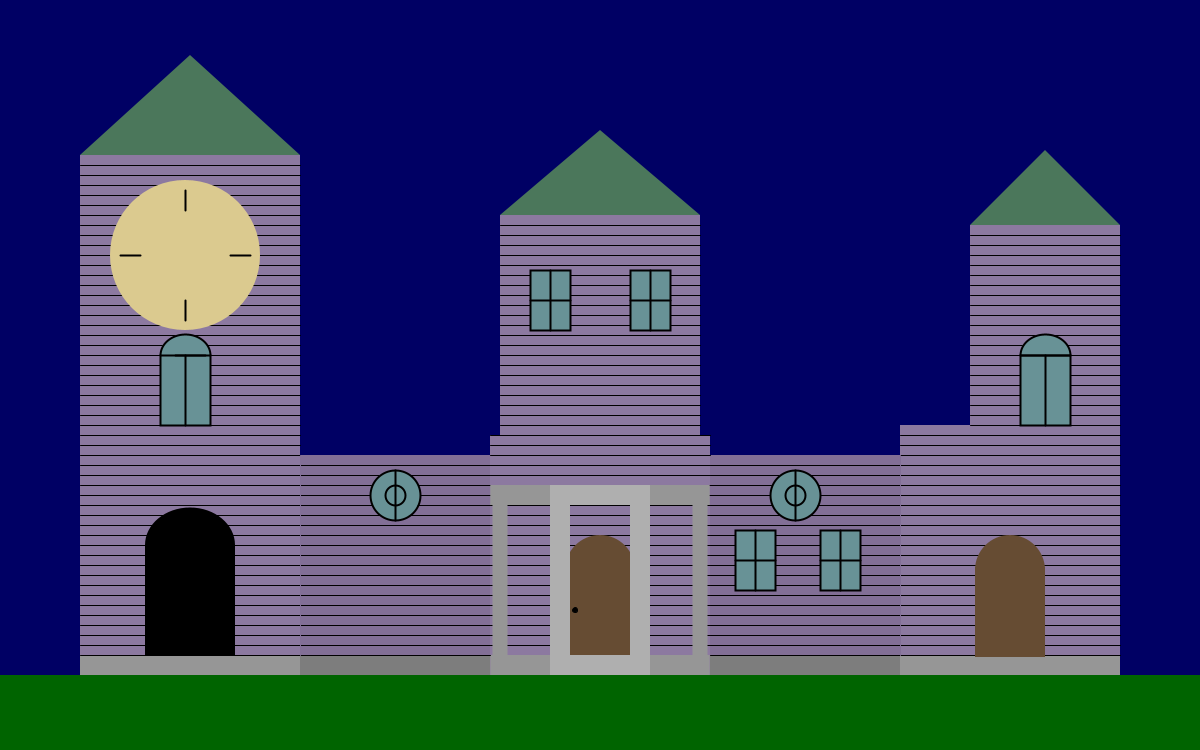
Frame 1 (no input)
Frame 60 (the mouse pressed at the canvas centre just before this capture): identical to frame 1, image omitted
Frame 120 (the mouse held since frame 60 and released just before this capture): identical to frame 1, image omitted

The Processing sketch that drew this single still picture (run headless with seeded random() and noise(); from frame 60 on, the mouse is pressed at the canvas centre):

// Processing sketch: processing_129852
// ── processing_129852.pde

//James LeVasseur
//January 22nd 2014
//My "haunted" house for nmd 295.



//declaration variables
float midx, midy; //used for mid screen
boolean point = false;//used for plotting
int number = 0; //used for plotting

void setup(){
  size(1200,750); //size of screen
  //initialization of mid screen variables
  midx=width/2;
  midy=height/2;
  
  
}

void draw(){
  background(0,0,100); //background
  smooth(); //used to smooth out lines and objects
  
  noStroke(); //used for base house rooms

  rectMode(CENTER); //used for all rectangles

  
  fill(140,121,160);
  rect(midx,midy+180,220,240);//center room
  rect(midx,midy-50,200,220);//center higher room
  
  fill(150);
  rect(midx+73,midy+290,73.3333,20);//front foundation right
  rect(midx-73,midy+290,73.3333,20);//front foundation left
  
  fill(175);
  rect(midx,midy+290,100,20); //front foundation middle

  fill(130,111,150);
  rect(midx+210,midy+190,200,220);//right room
  rect(midx-210,midy+190,200,220);//left room
  
  fill(125);
  rect(midx+210,midy+290,200,20); //right foundation
  rect(midx-210,midy+290,200,20); //left foundation
  
  fill(140,121,160);
  rect(midx+410,midy+175,220,250);//far right room
  rect(midx-410,midy+40,220,520);//far left room
  
  rect(midx+445,midy-50,150,200);//far right top room
  
  fill(150);
  rect(midx+410,midy+290,220,20);//far right foundation
  rect(midx-410,midy+290,220,20);//far left foundation
  
  stroke(0);
  
  //left room
  line(midx-300,midy+90,midx-110,midy+90);
  line(midx-300,midy+100,midx-110,midy+100);
  line(midx-300,midy+110,midx-110,midy+110);
  line(midx-300,midy+120,midx-110,midy+120);
  line(midx-300,midy+130,midx-110,midy+130);
  line(midx-300,midy+140,midx-110,midy+140);
  line(midx-300,midy+150,midx-110,midy+150);
  line(midx-300,midy+160,midx-110,midy+160);
  line(midx-300,midy+170,midx-110,midy+170);
  line(midx-300,midy+180,midx-110,midy+180);
  line(midx-300,midy+190,midx-110,midy+190);
  line(midx-300,midy+200,midx-110,midy+200);
  line(midx-300,midy+210,midx-110,midy+210);
  line(midx-300,midy+220,midx-110,midy+220);
  line(midx-300,midy+230,midx-110,midy+230);
  line(midx-300,midy+240,midx-110,midy+240);
  line(midx-300,midy+250,midx-110,midy+250);
  line(midx-300,midy+260,midx-110,midy+260);
  line(midx-300,midy+270,midx-110,midy+270);
  line(midx-300,midy+280,midx-110,midy+280);
  
  //right room
  line(midx+300,midy+90,midx+110,midy+90);
  line(midx+300,midy+100,midx+110,midy+100);
  line(midx+300,midy+110,midx+110,midy+110);
  line(midx+300,midy+120,midx+110,midy+120);
  line(midx+300,midy+130,midx+110,midy+130);
  line(midx+300,midy+140,midx+110,midy+140);
  line(midx+300,midy+150,midx+110,midy+150);
  line(midx+300,midy+160,midx+110,midy+160);
  line(midx+300,midy+170,midx+110,midy+170);
  line(midx+300,midy+180,midx+110,midy+180);
  line(midx+300,midy+190,midx+110,midy+190);
  line(midx+300,midy+200,midx+110,midy+200);
  line(midx+300,midy+210,midx+110,midy+210);
  line(midx+300,midy+220,midx+110,midy+220);
  line(midx+300,midy+230,midx+110,midy+230);
  line(midx+300,midy+240,midx+110,midy+240);
  line(midx+300,midy+250,midx+110,midy+250);
  line(midx+300,midy+260,midx+110,midy+260);
  line(midx+300,midy+270,midx+110,midy+270);
  line(midx+300,midy+280,midx+110,midy+280);
  
  //center top
  line(midx-100,midy+50,midx+100,midy+50);
  line(midx-100,midy+40,midx+100,midy+40);
  line(midx-100,midy+30,midx+100,midy+30);
  line(midx-100,midy+20,midx+100,midy+20);
  line(midx-100,midy+10,midx+100,midy+10);
  line(midx-100,midy+0,midx+100,midy+0);
  line(midx-100,midy-10,midx+100,midy-10);
  line(midx-100,midy-20,midx+100,midy-20);
  line(midx-100,midy-30,midx+100,midy-30);
  line(midx-100,midy-40,midx+100,midy-40);
  line(midx-100,midy-50,midx+100,midy-50);
  line(midx-100,midy-60,midx+100,midy-60);
  line(midx-100,midy-70,midx+100,midy-70);
  line(midx-100,midy-80,midx+100,midy-80);
  line(midx-100,midy-90,midx+100,midy-90);
  line(midx-100,midy-100,midx+100,midy-100);
  line(midx-100,midy-110,midx+100,midy-110);
  line(midx-100,midy-120,midx+100,midy-120);
  line(midx-100,midy-130,midx+100,midy-130);
  line(midx-100,midy-140,midx+100,midy-140);
  line(midx-100,midy-150,midx+100,midy-150);
  
  //far right room
  line(midx+300,midy+60,midx+520,midy+60);
  line(midx+300,midy+70,midx+520,midy+70);
  line(midx+300,midy+80,midx+520,midy+80);
  line(midx+300,midy+90,midx+520,midy+90);
  line(midx+300,midy+100,midx+520,midy+100);
  line(midx+300,midy+110,midx+520,midy+110);
  line(midx+300,midy+120,midx+520,midy+120);
  line(midx+300,midy+130,midx+520,midy+130);
  line(midx+300,midy+140,midx+520,midy+140);
  line(midx+300,midy+150,midx+520,midy+150);
  line(midx+300,midy+160,midx+520,midy+160);
  line(midx+300,midy+170,midx+520,midy+170);
  line(midx+300,midy+180,midx+520,midy+180);
  line(midx+300,midy+190,midx+520,midy+190);
  line(midx+300,midy+200,midx+520,midy+200);
  line(midx+300,midy+210,midx+520,midy+210);
  line(midx+300,midy+220,midx+520,midy+220);
  line(midx+300,midy+230,midx+520,midy+230);
  line(midx+300,midy+240,midx+520,midy+240);
  line(midx+300,midy+250,midx+520,midy+250);
  line(midx+300,midy+260,midx+520,midy+260);
  line(midx+300,midy+270,midx+520,midy+270);
  line(midx+300,midy+280,midx+520,midy+280);
  
  
  //top far right
  
  line(midx+370,midy+50,midx+520,midy+50);
  line(midx+370,midy+40,midx+520,midy+40);
  line(midx+370,midy+30,midx+520,midy+30);
  line(midx+370,midy+20,midx+520,midy+20);
  line(midx+370,midy+10,midx+520,midy+10);
  line(midx+370,midy+0,midx+520,midy+0);
  line(midx+370,midy-10,midx+520,midy-10);
  line(midx+370,midy-20,midx+520,midy-20);
  line(midx+370,midy-30,midx+520,midy-30);
  line(midx+370,midy-40,midx+520,midy-40);
  line(midx+370,midy-50,midx+520,midy-50);
  line(midx+370,midy-60,midx+520,midy-60);
  line(midx+370,midy-70,midx+520,midy-70);
  line(midx+370,midy-80,midx+520,midy-80);
  line(midx+370,midy-90,midx+520,midy-90);
  line(midx+370,midy-100,midx+520,midy-100);
  line(midx+370,midy-110,midx+520,midy-110);
  line(midx+370,midy-120,midx+520,midy-120);
  line(midx+370,midy-130,midx+520,midy-130);
  line(midx+370,midy-140,midx+520,midy-140);
  
  //clock tower
  
  line(midx-300,midy+50,midx-520,midy+50);
  line(midx-300,midy+40,midx-520,midy+40);
  line(midx-300,midy+30,midx-520,midy+30);
  line(midx-300,midy+20,midx-520,midy+20);
  line(midx-300,midy+10,midx-520,midy+10);
  line(midx-300,midy+0,midx-520,midy+0);
  line(midx-300,midy-10,midx-520,midy-10);
  line(midx-300,midy-20,midx-520,midy-20);
  line(midx-300,midy-30,midx-520,midy-30);
  line(midx-300,midy-40,midx-520,midy-40);
  line(midx-300,midy-50,midx-520,midy-50);
  line(midx-300,midy-60,midx-520,midy-60);
  line(midx-300,midy-70,midx-520,midy-70);
  line(midx-300,midy-80,midx-520,midy-80);
  line(midx-300,midy-90,midx-520,midy-90);
  line(midx-300,midy-100,midx-520,midy-100);
  line(midx-300,midy-110,midx-520,midy-110);
  line(midx-300,midy-120,midx-520,midy-120);
  line(midx-300,midy-130,midx-520,midy-130);
  line(midx-300,midy-140,midx-520,midy-140);
  line(midx-300,midy-150,midx-520,midy-150);
  line(midx-300,midy-160,midx-520,midy-160);
  line(midx-300,midy-170,midx-520,midy-170);
  line(midx-300,midy-180,midx-520,midy-180);
  line(midx-300,midy-190,midx-520,midy-190);
  line(midx-300,midy-200,midx-520,midy-200);
  line(midx-300,midy-210,midx-520,midy-210);
  line(midx-300,midy+60,midx-520,midy+60);
  line(midx-300,midy+70,midx-520,midy+70);
  line(midx-300,midy+80,midx-520,midy+80);
  line(midx-300,midy+90,midx-520,midy+90);
  line(midx-300,midy+100,midx-520,midy+100);
  line(midx-300,midy+110,midx-520,midy+110);
  line(midx-300,midy+120,midx-520,midy+120);
  line(midx-300,midy+130,midx-520,midy+130);
  line(midx-300,midy+140,midx-520,midy+140);
  line(midx-300,midy+150,midx-520,midy+150);
  line(midx-300,midy+160,midx-520,midy+160);
  line(midx-300,midy+170,midx-520,midy+170);
  line(midx-300,midy+180,midx-520,midy+180);
  line(midx-300,midy+190,midx-520,midy+190);
  line(midx-300,midy+200,midx-520,midy+200);
  line(midx-300,midy+210,midx-520,midy+210);
  line(midx-300,midy+220,midx-520,midy+220);
  line(midx-300,midy+230,midx-520,midy+230);
  line(midx-300,midy+240,midx-520,midy+240);
  line(midx-300,midy+250,midx-520,midy+250);
  line(midx-300,midy+260,midx-520,midy+260);
  line(midx-300,midy+270,midx-520,midy+270);
  line(midx-300,midy+280,midx-520,midy+280);
  
  //center room
  
  line(midx-110,midy+270,midx+110,midy+270);
  line(midx-110,midy+260,midx+110,midy+260);
  line(midx-110,midy+250,midx+110,midy+250);
  line(midx-110,midy+240,midx+110,midy+240);
  line(midx-110,midy+230,midx+110,midy+230);
  line(midx-110,midy+220,midx+110,midy+220);
  line(midx-110,midy+210,midx+110,midy+210);
  line(midx-110,midy+200,midx+110,midy+200);
  line(midx-110,midy+190,midx+110,midy+190);
  line(midx-110,midy+180,midx+110,midy+180);
  line(midx-110,midy+170,midx+110,midy+170);
  line(midx-110,midy+160,midx+110,midy+160);
  line(midx-110,midy+150,midx+110,midy+150);
  line(midx-110,midy+140,midx+110,midy+140);
  line(midx-110,midy+130,midx+110,midy+130);
  line(midx-110,midy+120,midx+110,midy+120);
  line(midx-110,midy+110,midx+110,midy+110);
  line(midx-110,midy+100,midx+110,midy+100);
  line(midx-110,midy+90,midx+110,midy+90);
  line(midx-110,midy+80,midx+110,midy+80);
  line(midx-110,midy+70,midx+110,midy+70);
  line(midx-110,midy+60,midx+110,midy+60);





  noStroke();
  fill(75,119,91);
  triangle(midx-520,midy-220,midx-410,midy-320,midx-300,midy-220);//clock tower roof
  triangle(500,215,600,130,700,215); //center roof
  triangle(970,225,1045,150,1120,225); //right roof
  
  fill(219,202,143);
  ellipse(midx-415,midy-120,150,150); //clock face
  stroke(130,111,150);
  line(midx+300,midy+80,midx+300,midy+280); //line on right side of house used to break up siding
  line(midx-300,midy+80,midx-300,midy+280); //line on left side of house used to break up siding
  
 /* code to be used in later versions
  stroke(255,0,0);
  noFill();
  strokeWeight(3);
  beginShape();
  vertex(500,215);
  bezierVertex(560,200,580,170,575,150);
  endShape();
  
  beginShape();
  vertex(midx-100,midy-160);
  bezierVertex(midx-40,midy-175,midx-20,midy-200,midx-25,midy-225);

  endShape();*/
  
  fill(102,76,51);
  noStroke();
  rect(midx,midy+235,70,90);//front door
  arc(midx,midy+195,70,70,PI, TWO_PI); //front door top
  
  stroke(0);
  fill(0);
  ellipse(575,610,5,5); //door knobs
  ellipse(980,600,5,5);
 
 
  strokeWeight(2);//for clock lines
  
  stroke(0);
  //lines on the clock
  line(185,190,185,210);
  line(230,255,250,255);
  line(120,255,140,255);
  line(185,320,185,300);
  
  strokeWeight(1);
  
  noStroke();
  fill(0,100,0);
  rect(midx,midy+350,width,100); //grass
  
  fill(175);
  rect(midx-40,midy+205,20,150);//front pillars
  rect(midx+40,midy+205,20,150);
  
  fill(150);
  rect(midx+100,midy+205,15,150);//side pillars
  rect(midx-100,midy+205,15,150);
  
  rect(midx-73,midy+120,73.3333,20); //top blocks
  rect(midx+73,midy+120,73.3333,20);
  fill(175);
  rect(midx,midy+120,100,20); //middle block
  
  fill(0);
  rect(midx-410,midy+225,90,110); //door for clock tower
  arc(midx-410,midy+170,90,75,PI, TWO_PI); //clock tower door top
  
  fill(102,76,51);
  rect(midx+410,midy+237,70,90); //far right door
  arc(midx+410,midy+195,70,70,PI, TWO_PI); //far right door top

  //window center left
  noStroke(); 
  fill(104,146,150);
  rect(midx-50,midy-75,40,60); //rect with blue tint- glass
  stroke(0);
  noFill();
  strokeWeight(2);
  rect(midx-50,midy-75,40,60); //frame
  line(midx-70,midy-75,midx-30,midy-75);//frame
  line(midx-50,midy-105,midx-50,midy-45);//frame
  
  //window center right
  noStroke();
  fill(104,146,150);
  rect(midx+50,midy-75,40,60);//rect with blue tint- glass
  stroke(0);
  noFill();
  strokeWeight(2);
  rect(midx+50,midy-75,40,60);//frame
  line(midx+70,midy-75,midx+30,midy-75);//frame
  line(midx+50,midy-105,midx+50,midy-45);//frame
  
  //window right room left
  noStroke();
  fill(104,146,150);
  rect(midx+155,midy+185,40,60);//rect with blue tint- glass
  stroke(0);
  noFill();
  strokeWeight(2);
  rect(midx+155,midy+185,40,60);//frame
  line(midx+135,midy+185,midx+175,midy+185);//frame
  line(midx+155,midy+215,midx+155,midy+155);//frame
  
  //window right room right
  noStroke();
  fill(104,146,150);
  rect(midx+240,midy+185,40,60);//rect with blue tint- glass
  stroke(0);
  noFill();
  strokeWeight(2);
  rect(midx+240,midy+185,40,60);//frame
  line(midx+220,midy+185,midx+260,midy+185);//frame
  line(midx+240,midy+215,midx+240,midy+155);//frame
  
  //circle window, left room
  noStroke();
  fill(104,146,150);
  ellipse(midx-205,midy+120,50,50);//ellipse with blue tint- glass
  stroke(0);
  noFill();
  ellipse(midx-205,midy+120,50,50); //first frame
  ellipse(midx-205,midy+120,20,20);//smaller frame
  line(midx-205,midy+145,midx-205,midy+95); //line frame
  //circle window, right room
  noStroke();
  fill(104,146,150);
  ellipse(midx+195,midy+120,50,50);//ellipse with blue tint- glass
  stroke(0);
  noFill();
  ellipse(midx+195,midy+120,50,50); //first frame
  ellipse(midx+195,midy+120,20,20); //smaller frame
  line(midx+195,midy+145,midx+195,midy+95); //line frame
  //right poarch window
  fill(104,146,150);
  noStroke();
  rect(midx+445,midy+15,50,70); //glass
  arc(midx+445,midy-20,50,42,PI, TWO_PI); //glass
  stroke(0);
  noFill();
  rect(midx+445,midy+15,50,70); //frame
  arc(midx+445,midy-20,50,42,PI, TWO_PI);  //frame
  line(midx+445,midy+50,midx+445,midy-20); //frame
  line(midx+420,midy-20,midx+470,midy-20); //frame
  //left poarch window
  fill(104,146,150);
  noStroke();
  rect(midx-415,midy+15,50,70); //glass
  arc(midx-415,midy-20,50,42,PI, TWO_PI);//glass 
  stroke(0);
  noFill();
  rect(midx-415,midy+15,50,70); //frame
  arc(midx-415,midy-20,50,42,PI, TWO_PI); //frame 
  line(midx-415,midy+50,midx-415,midy-20); //frame
  line(midx-395,midy-20,midx-425,midy-20); //frame

  
  
  strokeWeight(1);
  fill(255);
  Plotter();
}


///////////Plotter///////////
  void Plotter(){
   if ( point == true)
 {
   println("point number" + "[" + number + "]" + "(" + mouseX + "," + mouseY + ")");
      ellipse(mouseX, mouseY, 5, 5);
      noLoop();
      number = number + 1;
 } 
  }
  
  void keyPressed()
{
  if (key == CODED)
  {
    if (keyCode == ALT)
    {
      point = true;
      loop();
}
  }
}
